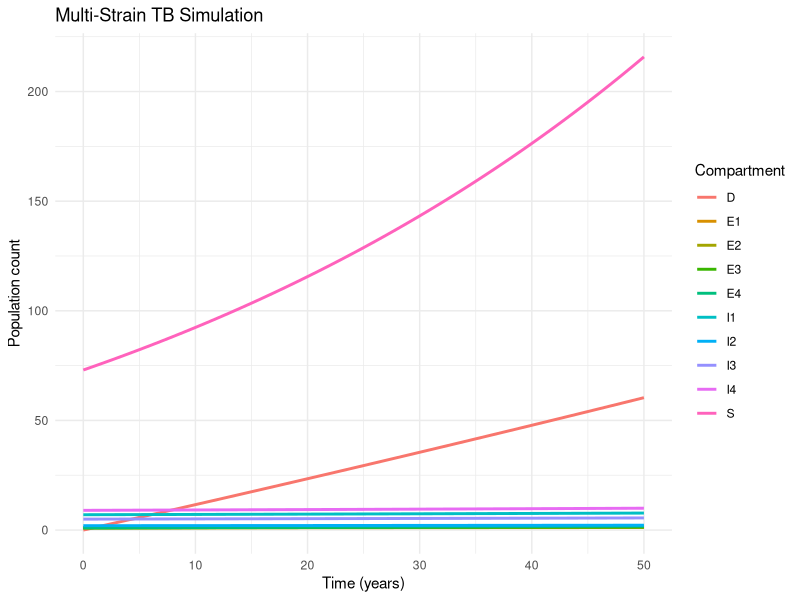

Reproduce this figure in R.
## ---- chunk 1
knitr::opts_chunk$set(echo = TRUE)
library(ggplot2)
library(tidyr)
## ---- chunk 2
#ssss
# Multi-strain TB system with drug resistance

# Initial Setup
E1_initial <- 1 # Latent DS
I1_initial <- 7 # Infectious DS

E2_initial <- 1 # Latent H-resistant
I2_initial <- 2 # Infectious H-resistant

E3_initial <- 1 # Latent R-resistant
I3_initial <- 5 # Infectious R-resistant

E4_initial <- 1 # Latent MDR
I4_initial <- 9 # Infectious MDR

D_initial <- 0 # Initial deaths

N_initial <- 100      # total US population

S_initial <- N_initial - (
  E1_initial + I1_initial +
  E2_initial + I2_initial +
  E3_initial + I3_initial +
  E4_initial + I4_initial +
  D_initial
)



# Time periods
years <- 50
dt <- 1
time <- seq(0, years, by = dt)

# Assumption of parameters
a2 <- 0.1     # Proportion of initial latent TB cases that are H-resistant 
a3 <- 0.1     # Proportion of initial latent TB cases that are R-resistant 
a4 <- 0.1     # Proportion of initial latent TB cases that are MDR 

alpha <- 0.00425   # Immigration rate into the US (fixed)

b <- .5     # Proportion of initial active TB cases that are drug-susceptible 

gamma <- .5  # Proportion of H-resistance acquisition cases 

l <- 0.1      # Proportion of immigrants that have LTBI 

lambda <- .5  # Effective contact rate 

mu <- 0.05    # TB-specific mortality rate 
mu0 <- 0.013  # Background (non-TB) mortality rate (fixed)

p <- 0.2      # Proportion of exogenous infections that are acute 

phi1 <- 0.2  # Rate of end of treatment for DS TB 
phi2 <- 0.2   # Rate of end of treatment for H-resistant TB 
phi3 <- 0.1  # Rate of end of treatment for R-resistant TB
phi4 <- 0.1   # Rate of end of treatment for MDR TB 

q <- 0.1      # Proportion of active TB cases that are infectious 

r2 <- 0.1     # Proportion of immigrant H-resistant LTBI cases
r3 <- 0.1     # Proportion of immigrant R-resistant LTBI cases 
r4 <- 0.1     # Proportion of immigrant MDR LTBI cases 

rho <- 0.0179 # US birth rate (fixed)

t1 <- 0.05    # Time in treatment for DS 
t2 <- 0.05    # Time in treatment for H-resistant 
t3 <- 0.05    # Time in treatment for R-resistant
t4 <- 0.05    # Time in treatment for MDR 

vL <- 0.005   # Progression rate from latent to active TB 

y1 <- 0.05    # Failed treatment leading to H/R resistance from DS 
y2 <- 0.05    # Failed treatment leading to MDR from H- or R-resistant TB 


z1 <- 0.6    # Success rate of DS TB treatment 
z2 <- 0.6     # Success rate of H-resistant TB treatment 
z3 <- 0.6     # Success rate of R-resistant TB treatment
z4 <- 0.4    # Success rate of MDR TB treatment 

# Variable Setup
S <- numeric(length(time)) 
E1 <- numeric(length(time))
I1 <- numeric(length(time))  
E2 <- numeric(length(time)) 
I2 <- numeric(length(time))
E3 <- numeric(length(time)) 
I3 <- numeric(length(time))
E4 <- numeric(length(time)) 
I4 <- numeric(length(time)) 
D <- numeric(length(time))
N_vec <- numeric(length(time)) 

# Initial values
S[1]  <- S_initial
E1[1] <- E1_initial
I1[1] <- I1_initial
E2[1] <- E2_initial
I2[1] <- I2_initial
E3[1] <- E3_initial
I3[1] <- I3_initial
E4[1] <- E4_initial
I4[1] <- I4_initial
D[1]  <- D_initial
N_vec[1] <- N_initial

# Simulation
for (t in 1:(length(time) - 1)) {
  dS <- rho * N_vec[t] 
    - q * t1 * lambda * S[t] * I1[t] / N_vec[t] 
    - q * t2 * lambda * S[t] * I2[t] / N_vec[t] 
    - q * t3 * lambda * S[t] * I3[t] / N_vec[t] 
    - q * t4 * lambda * S[t] * I4[t] / N_vec[t] 
    + z1 * phi1 * I1[t] + z2 * phi2 * I2[t] + z3 * phi3 * I3[t] + z4 * phi4 * I4[t]
    + (1 - l) * alpha * N_vec[t]  
    - mu0 * S[t]

  dE1 <- (1 - p) * q * t1 * lambda * S[t] * I1[t] / N_vec[t] 
       - vL * E1[t]
       + (1 - y1) * (1 - z1) * phi1 * I1[t]
       + l * alpha * (1 - r2 - r3 - r4) * N_vec[t] 
       - mu0 * E1[t]

    dI1 <- q * t1 * lambda * S[t] * I1[t] / N_vec[t] 
         + vL * E1[t]
         - phi1 * I1[t]
         - mu0 * I1[t]
         - mu * I1[t]

  dE2 <- (1 - p) * q * t2 * lambda * S[t] * I2[t] / N_vec[t] 
     - vL * E2[t]
     + (1 - y2) * (1 - z2) * phi2 * I2[t]
     + gamma * (1 - z1) * y1 * phi1 * I1[t]
     + l * alpha * r2 * N_vec[t] 
     - mu0 * E2[t]

    dI2 <- q * t2 * lambda * S[t] * I2[t] / N_vec[t] 
         + vL * E2[t]
         - phi2 * I2[t]
         - mu0 * I2[t]
         - mu * I2[t]

    dE3 <- (1 - p) * q * t3 * lambda * S[t] * I3[t] / N_vec[t] 
         - vL * E3[t]
         + (1 - y2) * (1 - z3) * phi3 * I3[t]
         + (1 - gamma) * (1 - z1) * y1 * phi1 * I1[t]
         + l * alpha * r3 * N_vec[t] 
         - mu0 * E3[t]


    dI3 <- q * t3 * lambda * S[t] * I3[t] / N_vec[t] 
        + vL * E3[t]
        - phi3 * I3[t]
        - mu0 * I3[t]
        - mu * I3[t]

  dE4 <- (1 - p) * q * t4 * lambda * S[t] * I4[t] / N_vec[t] 
       - vL * E4[t]
       + (1 - z2) * y2 * phi2 * I2[t]
       + (1 - z3) * y2 * phi3 * I3[t]
       + l * alpha * r4 * N_vec[t] 
       - mu0 * E4[t]

    dI4 <- q * t4 * lambda * S[t] * I4[t] / N_vec[t] 
        + vL * E4[t]
        - phi4 * I4[t]
        - mu0 * I4[t]
        - mu * I4[t]

  dD <- mu * (I1[t] + I2[t] + I3[t] + I4[t])

  dN <- rho * N_vec[t] 
     + alpha * N_vec[t]
     - mu * (I1[t] + I2[t] + I3[t] + I4[t]) 
     - mu0 * N_vec[t]


    
    # Update the value for next day
  S[t + 1]  <- S[t]  + dS  * dt
  E1[t + 1] <- E1[t] + dE1 * dt
  I1[t + 1] <- I1[t] + dI1 * dt
  E2[t + 1] <- E2[t] + dE2 * dt
  I2[t + 1] <- I2[t] + dI2 * dt
  E3[t + 1] <- E3[t] + dE3 * dt
  I3[t + 1] <- I3[t] + dI3 * dt
  E4[t + 1] <- E4[t] + dE4 * dt
  I4[t + 1] <- I4[t] + dI4 * dt
  D[t + 1]  <- D[t]  + dD  * dt
  N_vec[t + 1] <- N_vec[t] + dN * dt
  
}
head(data.frame(
  Day = time,
  S = S,
  E1 = E1, 
  I1 = I1,
  E2 = E2, 
  I2 = I2,
  E3 = E3, 
  I3 = I3,
  E4 = E4, 
  I4 = I4,
  D = D,
  N = N_vec
))

# Plot
tb_df <- data.frame(
  Day = time,
  S = S,
  E1 = E1, 
  I1 = I1,
  E2 = E2, 
  I2 = I2,
  E3 = E3, 
  I3 = I3,
  E4 = E4, 
  I4 = I4,
  D = D
)

tb_long <- pivot_longer(
  tb_df,
  cols = -Day,
  names_to = "Compartment",
  values_to = "Count"
)

# Plot
ggplot(tb_long, aes(x = Day, y = Count, color = Compartment)) +
  geom_line(size = 1) +
  labs(
    title = "Multi-Strain TB Simulation",
    x = "Time (years)",
    y = "Population count"
  ) +
  theme_minimal()
